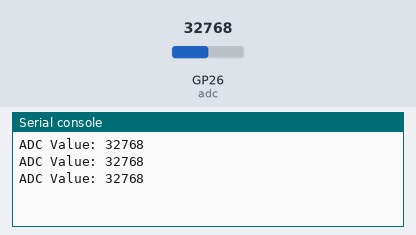
This program was run on a simulated Raspberry Pi Pico running MicroPython. Parts: the last lines printed to the serial console. Inputs (shaded band) come from the test bench; at power-on: GP26 (adc) = 32768 (analog values on the 0–65535 scale).

Above: at 1.2 s.
1.3 s: GP26 (adc) set to 45874
At 1.9 s:
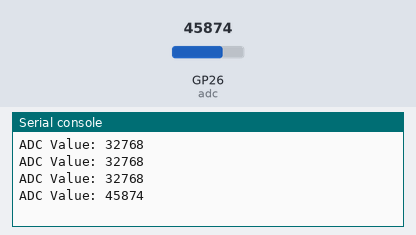
2.8 s: GP26 (adc) set to 57670
At 3.4 s:
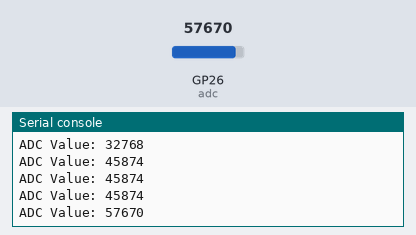
Timing chart, 0 to 5.8 s (numbered marks = the images above; inputs shaded):
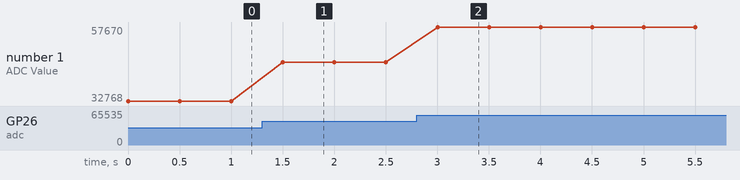

The program:

Project_09.1_Read_Photosensor_Value.py
```python
from machine import ADC, Pin
import time
# Initialize the photoresistance to pin 26 (ADC function)
adc = ADC(Pin(26))

# Print the current adc value of the photoresistance cyclically
try:
    while True:
        adcValue = adc.read_u16() # read the ADC value of photoresistance
        print("ADC Value:", adcValue) #Send the ADC value of photoresistance and print the result.
        time.sleep(0.5)
except:
    pass
```

Measured:
- after the input at 1.3 s, the serial console: prints a new line after 0.20 s (image 1)
- after the input at 2.8 s, the serial console: prints a new line after 0.20 s (image 2)
- plotted number 1: 32768 → 45874 after the input at 1.3 s, 45874 → 57670 after the input at 2.8 s
